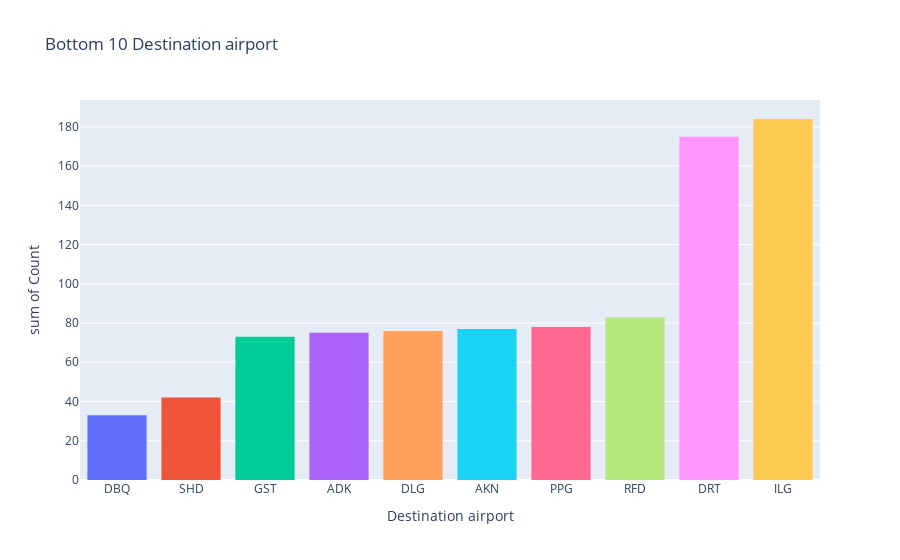

The notebook cell saved with this chart:
### Code cell
plot_top_x_places_by_interval(flights_df, 10, 1, 9, 1, 31, "Dest", "Bottom")

### Figure 1 — Plotly figure (JSON) as saved in the notebook; plotly's stock layout.template omitted (floating-point values rounded to 4 significant figures)
{"data": [{"alignmentgroup": "True", "bingroup": "x", "histfunc": "sum", "hovertemplate": "color=rgb(229, 134, 6)<br>Destination airport=%{x}<br>sum of Count=%{y}<extra></extra>", "legendgroup": "rgb(229, 134, 6)", "marker": {"color": "#636efa", "pattern": {"shape": ""}}, "name": "rgb(229, 134, 6)", "offsetgroup": "rgb(229, 134, 6)", "orientation": "v", "showlegend": true, "type": "histogram", "x": ["DBQ"], "xaxis": "x", "y": [33], "yaxis": "y"}, {"alignmentgroup": "True", "bingroup": "x", "histfunc": "sum", "hovertemplate": "color=rgb(93, 105, 177)<br>Destination airport=%{x}<br>sum of Count=%{y}<extra></extra>", "legendgroup": "rgb(93, 105, 177)", "marker": {"color": "#EF553B", "pattern": {"shape": ""}}, "name": "rgb(93, 105, 177)", "offsetgroup": "rgb(93, 105, 177)", "orientation": "v", "showlegend": true, "type": "histogram", "x": ["SHD"], "xaxis": "x", "y": [42], "yaxis": "y"}, {"alignmentgroup": "True", "bingroup": "x", "histfunc": "sum", "hovertemplate": "color=rgb(82, 188, 163)<br>Destination airport=%{x}<br>sum of Count=%{y}<extra></extra>", "legendgroup": "rgb(82, 188, 163)", "marker": {"color": "#00cc96", "pattern": {"shape": ""}}, "name": "rgb(82, 188, 163)", "offsetgroup": "rgb(82, 188, 163)", "orientation": "v", "showlegend": true, "type": "histogram", "x": ["GST"], "xaxis": "x", "y": [73], "yaxis": "y"}, {"alignmentgroup": "True", "bingroup": "x", "histfunc": "sum", "hovertemplate": "color=rgb(153, 201, 69)<br>Destination airport=%{x}<br>sum of Count=%{y}<extra></extra>", "legendgroup": "rgb(153, 201, 69)", "marker": {"color": "#ab63fa", "pattern": {"shape": ""}}, "name": "rgb(153, 201, 69)", "offsetgroup": "rgb(153, 201, 69)", "orientation": "v", "showlegend": true, "type": "histogram", "x": ["ADK"], "xaxis": "x", "y": [75], "yaxis": "y"}, {"alignmentgroup": "True", "bingroup": "x", "histfunc": "sum", "hovertemplate": "color=rgb(204, 97, 176)<br>Destination airport=%{x}<br>sum of Count=%{y}<extra></extra>", "legendgroup": "rgb(204, 97, 176)", "marker": {"color": "#FFA15A", "pattern": {"shape": ""}}, "name": "rgb(204, 97, 176)", "offsetgroup": "rgb(204, 97, 176)", "orientation": "v", "showlegend": true, "type": "histogram", "x": ["DLG"], "xaxis": "x", "y": [76], "yaxis": "y"}, {"alignmentgroup": "True", "bingroup": "x", "histfunc": "sum", "hovertemplate": "color=rgb(36, 121, 108)<br>Destination airport=%{x}<br>sum of Count=%{y}<extra></extra>", "legendgroup": "rgb(36, 121, 108)", "marker": {"color": "#19d3f3", "pattern": {"shape": ""}}, "name": "rgb(36, 121, 108)", "offsetgroup": "rgb(36, 121, 108)", "orientation": "v", "showlegend": true, "type": "histogram", "x": ["AKN"], "xaxis": "x", "y": [77], "yaxis": "y"}, {"alignmentgroup": "True", "bingroup": "x", "histfunc": "sum", "hovertemplate": "color=rgb(218, 165, 27)<br>Destination airport=%{x}<br>sum of Count=%{y}<extra></extra>", "legendgroup": "rgb(218, 165, 27)", "marker": {"color": "#FF6692", "pattern": {"shape": ""}}, "name": "rgb(218, 165, 27)", "offsetgroup": "rgb(218, 165, 27)", "orientation": "v", "showlegend": true, "type": "histogram", "x": ["PPG"], "xaxis": "x", "y": [78], "yaxis": "y"}, {"alignmentgroup": "True", "bingroup": "x", "histfunc": "sum", "hovertemplate": "color=rgb(47, 138, 196)<br>Destination airport=%{x}<br>sum of Count=%{y}<extra></extra>", "legendgroup": "rgb(47, 138, 196)", "marker": {"color": "#B6E880", "pattern": {"shape": ""}}, "name": "rgb(47, 138, 196)", "offsetgroup": "rgb(47, 138, 196)", "orientation": "v", "showlegend": true, "type": "histogram", "x": ["RFD"], "xaxis": "x", "y": [83], "yaxis": "y"}, {"alignmentgroup": "True", "bingroup": "x", "histfunc": "sum", "hovertemplate": "color=rgb(118, 78, 159)<br>Destination airport=%{x}<br>sum of Count=%{y}<extra></extra>", "legendgroup": "rgb(118, 78, 159)", "marker": {"color": "#FF97FF", "pattern": {"shape": ""}}, "name": "rgb(118, 78, 159)", "offsetgroup": "rgb(118, 78, 159)", "orientation": "v", "showlegend": true, "type": "histogram", "x": ["DRT"], "xaxis": "x", "y": [175], "yaxis": "y"}, {"alignmentgroup": "True", "bingroup": "x", "histfunc": "sum", "hovertemplate": "color=rgb(237, 100, 90)<br>Destination airport=%{x}<br>sum of Count=%{y}<extra></extra>", "legendgroup": "rgb(237, 100, 90)", "marker": {"color": "#FECB52", "pattern": {"shape": ""}}, "name": "rgb(237, 100, 90)", "offsetgroup": "rgb(237, 100, 90)", "orientation": "v", "showlegend": true, "type": "histogram", "x": ["ILG"], "xaxis": "x", "y": [184], "yaxis": "y"}], "layout": {"barmode": "relative", "legend": {"title": {"text": "color"}, "tracegroupgap": 0}, "showlegend": false, "title": {"text": "Bottom 10 Destination airport"}, "xaxis": {"anchor": "y", "domain": [0, 1], "title": {"text": "Destination airport"}}, "yaxis": {"anchor": "x", "domain": [0, 1], "title": {"text": "sum of Count"}}}}
